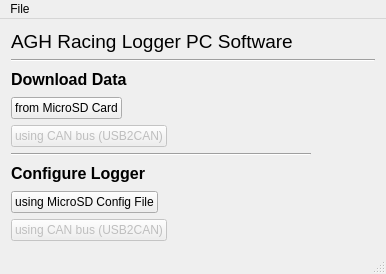
<?xml version="1.0" encoding="UTF-8"?>
<ui version="4.0">
 <class>MainWindow</class>
 <widget class="QMainWindow" name="MainWindow">
  <property name="geometry">
   <rect>
    <x>0</x>
    <y>0</y>
    <width>386</width>
    <height>274</height>
   </rect>
  </property>
  <property name="windowTitle">
   <string>AGH Racing Logger</string>
  </property>
  <widget class="QWidget" name="centralWidget">
   <layout class="QVBoxLayout" name="verticalLayout">
    <item>
     <widget class="QLabel" name="MainTitleLabel">
      <property name="font">
       <font>
        <pointsize>14</pointsize>
       </font>
      </property>
      <property name="text">
       <string>AGH Racing Logger PC Software</string>
      </property>
     </widget>
    </item>
    <item>
     <widget class="Line" name="lineDownload">
      <property name="minimumSize">
       <size>
        <width>300</width>
        <height>0</height>
       </size>
      </property>
      <property name="orientation">
       <enum>Qt::Horizontal</enum>
      </property>
     </widget>
    </item>
    <item>
     <widget class="QLabel" name="downloadDataLabel">
      <property name="font">
       <font>
        <pointsize>12</pointsize>
        <weight>75</weight>
        <bold>true</bold>
       </font>
      </property>
      <property name="locale">
       <locale language="English" country="UnitedKingdom"/>
      </property>
      <property name="text">
       <string>Download Data</string>
      </property>
     </widget>
    </item>
    <item>
     <layout class="QHBoxLayout" name="horizontalLayout">
      <item>
       <widget class="QPushButton" name="downloadSDButton">
        <property name="text">
         <string>from MicroSD Card</string>
        </property>
       </widget>
      </item>
      <item>
       <spacer name="horizontalSpacer_2">
        <property name="orientation">
         <enum>Qt::Horizontal</enum>
        </property>
        <property name="sizeHint" stdset="0">
         <size>
          <width>40</width>
          <height>20</height>
         </size>
        </property>
       </spacer>
      </item>
     </layout>
    </item>
    <item>
     <layout class="QHBoxLayout" name="horizontalLayout_2">
      <item>
       <widget class="QPushButton" name="downloadCANButton">
        <property name="enabled">
         <bool>false</bool>
        </property>
        <property name="text">
         <string>using CAN bus (USB2CAN)</string>
        </property>
       </widget>
      </item>
      <item>
       <spacer name="horizontalSpacer_3">
        <property name="orientation">
         <enum>Qt::Horizontal</enum>
        </property>
        <property name="sizeHint" stdset="0">
         <size>
          <width>40</width>
          <height>20</height>
         </size>
        </property>
       </spacer>
      </item>
     </layout>
    </item>
    <item>
     <widget class="Line" name="lineTitle">
      <property name="windowModality">
       <enum>Qt::WindowModal</enum>
      </property>
      <property name="enabled">
       <bool>true</bool>
      </property>
      <property name="sizePolicy">
       <sizepolicy hsizetype="Fixed" vsizetype="Fixed">
        <horstretch>0</horstretch>
        <verstretch>0</verstretch>
       </sizepolicy>
      </property>
      <property name="minimumSize">
       <size>
        <width>300</width>
        <height>0</height>
       </size>
      </property>
      <property name="sizeIncrement">
       <size>
        <width>0</width>
        <height>0</height>
       </size>
      </property>
      <property name="baseSize">
       <size>
        <width>300</width>
        <height>0</height>
       </size>
      </property>
      <property name="statusTip">
       <string notr="true"/>
      </property>
      <property name="layoutDirection">
       <enum>Qt::LeftToRight</enum>
      </property>
      <property name="orientation">
       <enum>Qt::Horizontal</enum>
      </property>
     </widget>
    </item>
    <item>
     <widget class="QLabel" name="ConfigureLoggerLabel">
      <property name="font">
       <font>
        <pointsize>12</pointsize>
        <weight>75</weight>
        <bold>true</bold>
       </font>
      </property>
      <property name="text">
       <string>Configure Logger</string>
      </property>
     </widget>
    </item>
    <item>
     <layout class="QHBoxLayout" name="horizontalLayout_4">
      <item>
       <widget class="QPushButton" name="configureSDButton">
        <property name="text">
         <string>using MicroSD Config File</string>
        </property>
       </widget>
      </item>
      <item>
       <spacer name="horizontalSpacer_6">
        <property name="orientation">
         <enum>Qt::Horizontal</enum>
        </property>
        <property name="sizeHint" stdset="0">
         <size>
          <width>40</width>
          <height>20</height>
         </size>
        </property>
       </spacer>
      </item>
     </layout>
    </item>
    <item>
     <layout class="QHBoxLayout" name="horizontalLayout_5">
      <item>
       <widget class="QPushButton" name="configureCANButton">
        <property name="enabled">
         <bool>false</bool>
        </property>
        <property name="text">
         <string>using CAN bus (USB2CAN)</string>
        </property>
       </widget>
      </item>
      <item>
       <spacer name="horizontalSpacer_7">
        <property name="orientation">
         <enum>Qt::Horizontal</enum>
        </property>
        <property name="sizeHint" stdset="0">
         <size>
          <width>40</width>
          <height>20</height>
         </size>
        </property>
       </spacer>
      </item>
     </layout>
    </item>
   </layout>
  </widget>
  <widget class="QMenuBar" name="menuBar">
   <property name="geometry">
    <rect>
     <x>0</x>
     <y>0</y>
     <width>386</width>
     <height>21</height>
    </rect>
   </property>
   <widget class="QMenu" name="menuFile">
    <property name="title">
     <string>File</string>
    </property>
    <addaction name="actionExit"/>
   </widget>
   <addaction name="menuFile"/>
  </widget>
  <widget class="QStatusBar" name="statusBar">
   <property name="accessibleName">
    <string/>
   </property>
  </widget>
  <action name="actionExit">
   <property name="text">
    <string>Exit</string>
   </property>
  </action>
  <action name="actionSave_As">
   <property name="text">
    <string>Save As</string>
   </property>
  </action>
 </widget>
 <layoutdefault spacing="6" margin="11"/>
 <tabstops>
  <tabstop>downloadSDButton</tabstop>
  <tabstop>downloadCANButton</tabstop>
  <tabstop>configureSDButton</tabstop>
  <tabstop>configureCANButton</tabstop>
 </tabstops>
 <resources/>
 <connections>
  <connection>
   <sender>actionExit</sender>
   <signal>triggered()</signal>
   <receiver>MainWindow</receiver>
   <slot>close()</slot>
   <hints>
    <hint type="sourcelabel">
     <x>-1</x>
     <y>-1</y>
    </hint>
    <hint type="destinationlabel">
     <x>207</x>
     <y>190</y>
    </hint>
   </hints>
  </connection>
 </connections>
</ui>
